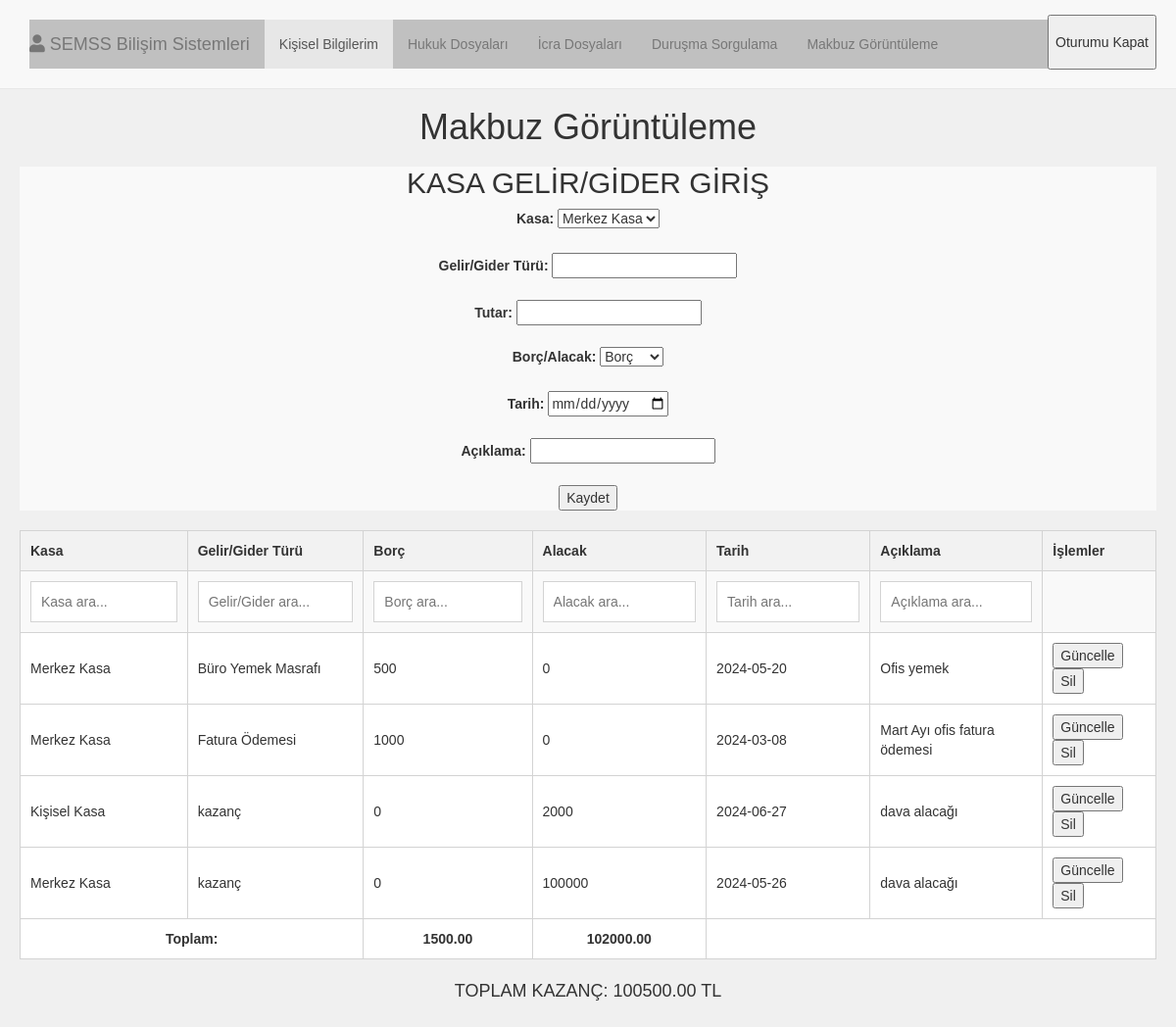
The app's page /makbuzgoruntuleme.php (signed in) with its own data.
### makbuzgoruntuleme.php (the view, shortened to what this page needs)
<?php include "dashboard.php"; ?>
<!DOCTYPE html>
<html lang="tr">
<head>
</head>
<body>
    <h1>Makbuz Görüntüleme</h1>
    <div class="new-record-form">
        <h2>KASA GELİR/GİDER GİRİŞ</h2>
        <form action="kaydet.php" method="post">
            <label for="kasa">Kasa:</label>
            <select name="kasa" id="kasa">
                <option value="Merkez Kasa">Merkez Kasa</option>
            </select><br><br>
            <label for="gelir_gider_turu">Gelir/Gider Türü:</label>
            <input type="text" name="gelir_gider_turu" id="gelir_gider_turu"><br><br>
            <label for="tutar">Tutar:</label>
            <input type="number" name="tutar" id="tutar"><br><br>
            <label for="borc_alacak">Borç/Alacak:</label>
            <select name="borc_alacak" id="borc_alacak">
                <option value="Borç">Borç</option>
            </select><br><br>
            <label for="tarih">Tarih:</label>
            <input type="date" name="tarih" id="tarih"><br><br>
            <label for="aciklama">Açıklama:</label>
            <input type="text" name="aciklama" id="aciklama"><br><br>
            <input type="submit" value="Kaydet">
        </form>
    </div>
    <table id="data-table">
        <tr>
            <th>Kasa</th>
            <th>Gelir/Gider Türü</th>
            <th>Borç</th>
            <th>Alacak</th>
            <th>Tarih</th>
            <th>Açıklama</th>
            <th>İşlemler</th>
        </tr>
        <tr>
            <td><input type="text" class="search-input" onkeyup="searchColumn(0)" placeholder="Kasa ara..."></td>
            <td><input type="text" class="search-input" onkeyup="searchColumn(1)" placeholder="Gelir/Gider ara..."></td>
            <td><input type="text" class="search-input" onkeyup="searchColumn(2)" placeholder="Borç ara..."></td>
            <td><input type="text" class="search-input" onkeyup="searchColumn(3)" placeholder="Alacak ara..."></td>
            <td><input type="text" class="search-input" onkeyup="searchColumn(4)" placeholder="Tarih ara..."></td>
            <td><input type="text" class="search-input" onkeyup="searchColumn(5)" placeholder="Açıklama ara..."></td>
            <td></td>
        </tr>
        <?php
        $servername = "localhost";
        $username = "root";
        $password = "";
        $dbname = "final_projesi";
        $conn = new mysqli($servername, $username, $password, $dbname);
        $sql = "SELECT id, kasa, gelir_gider_türü, borc, alacak, tarih, aciklama FROM makbuzgörüntüleme";
        $result = $conn->query($sql);
        if ($result->num_rows > 0) {
            while($row = $result->fetch_assoc()) {
                $id = $row["id"];
                echo "<tr>";
                echo "<td>" . $row["kasa"]. "</td><td>" . $row["gelir_gider_türü"]. "</td><td>" . $row["borc"]. "</td><td>" . $row["alacak"]. "</td><td>" . $row["tarih"]. "</td><td>" . $row["aciklama"]. "</td>";
                echo "<td><button onclick='showUpdateForm($id)'>Güncelle</button> <button onclick='deleteRecord($id)'>Sil</button></td>";
                echo "</tr>";
            }
        } else {
            echo "<tr><td colspan='7'>Kayıt bulunamadı</td></tr>";
        }
        ?>
        <tr>
            <td colspan="2" class="total-cell">Toplam:</td>
            <td class="total-cell" id="borc-toplam"></td>
            <td class="total-cell" id="alacak-toplam"></td>
            <td colspan="3"></td>
        </tr>
    </table>
    <div class="total-section">
        TOPLAM KAZANÇ: <span id="kazanc-toplam">0.00</span> TL
    </div>
</body>
</html>

### style.css (style rules this page uses)
body { background-color: #3e3939; }
body.admin { min-height: 500px; padding-top: 50px; padding-bottom: 50px; }

### dashboard.php (style rules this page uses)
body { font-family: Arial, sans-serif; background-color: #f2f2f2; margin: 0; padding: 0; }

### makbuzgoruntuleme.php (style rules this page uses)
body { font-family: Arial, sans-serif; background-color: #f0f0f0; margin: 0; padding: 20px; }
table { width: 100%; border-collapse: collapse; margin-top: 20px; background-color: #ffffff; }
table, th, td { border: 1px solid #d3d3d3; }
th, td { padding: 10px; text-align: left; }
th { background-color: #f2f2f2; color: #333; }
tr:nth-child(even) { background-color: #f9f9f9; }
h1 { text-align: center; }
.search-input { width: 100%; padding: 10px; box-sizing: border-box; font-size: 14px; border: 1px solid #d3d3d3; }
.total-cell { font-weight: bold; text-align: center; }
.new-record-form { text-align: center; background-color: #f9f9f9; }
.total-section { margin-top: 20px; text-align: center; font-size: 18px; }

### records on screen
makbuzgörüntüleme: kasa "Merkez Kasa", gelir_gider_türü "Büro Yemek Masrafı", borc "500", alacak "0", tarih "2024-05-20", aciklama "Ofis yemek"
makbuzgörüntüleme: kasa "Merkez Kasa", gelir_gider_türü "Fatura Ödemesi", borc "1000", alacak "0", tarih "2024-03-08", aciklama "Mart Ayı ofis fatura ödemesi"
makbuzgörüntüleme: kasa "Kişisel Kasa", gelir_gider_türü "kazanç", borc "0", alacak "2000", tarih "2024-06-27", aciklama "dava alacağı"
makbuzgörüntüleme: kasa "Merkez Kasa", gelir_gider_türü "kazanç", borc "0", alacak "100000", tarih "2024-05-26", aciklama "dava alacağı"
